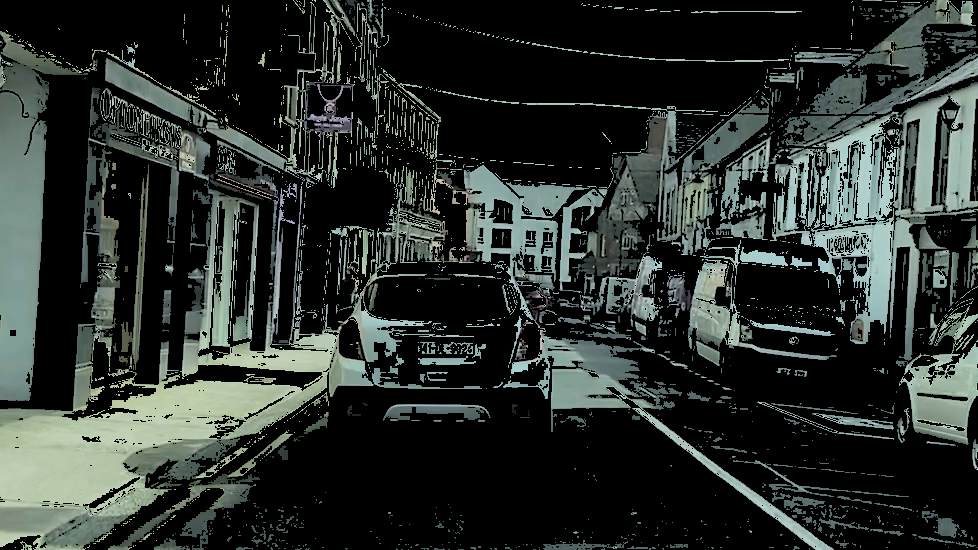
#> input picture vertopal_26fe6d73bd9e4b6389411947b39b0fe1/0cfa2eff902d547ff41f8aafc88360b16611cb83.png, 978 x 550 px, given in place of DualcarriagewayAndTown.mp4, which was not available
$ jupyter execute --allow-errors MVGCV_IndivAss.ipynb   (text cells are left out)
#> lines starting #> are read from the running program, lines starting #| are printed output that depends on the picture; after the words box and inside, x2 and y2 are one past the last pixel; in counts of white or black regions, pixels touching at a corner belong together; pictures that were not available may be replaced by others from this repository, and a replacement may not be noted
[cell 1]
from google.colab import drive
colab_path = '/content/drive/'
video_path = colab_path + 'MyDrive/MVGCV/'
drive.mount(colab_path)

[cell 2]
import matplotlib.pylab as plt
import cv2
import math
import numpy as np

[cell 3]
video = cv2.VideoCapture(video_path + 'DualcarriagewayAndTown.mp4')

# Check if video opened successfully
if (video.isOpened()== False):
    print("Error opening Video")

[cell 4]
from google.colab.patches import cv2_imshow
# ret, frame = video.read()
ret = video.set( 1, 1000)
ret, frame = video.read()
#> frame is the input picture: shape (550, 978, 3); mean B, G, R 45.9, 49.5, 43

if ret == True:
    cv2_imshow(frame)

[cell 5]
ysize,xsize = frame.shape[0:2]

# Create a trapezoidal area of interest
og_dx1 = int(0.0 * xsize)
og_dx2 = int(0.4 * xsize)

og_dy1  = int(0.5 * ysize)
og_dy2  = int(0.93 * ysize)
# calculate vertices for polygon of interest
vertices = np.array([[(og_dx1, ysize),
                      (og_dx1, og_dy2),
                      (og_dx2, og_dy1),
                      (xsize - og_dx2, og_dy1),
                      (xsize - og_dx1, og_dy2),
                      (xsize - og_dx1, ysize)
                      ]], dtype=np.int32)

# Define a blank mask
mask = np.zeros_like(frame)

# Fill in pixels inside the trapezoid
cv2.fillPoly(mask, vertices, color=(255,255,255))
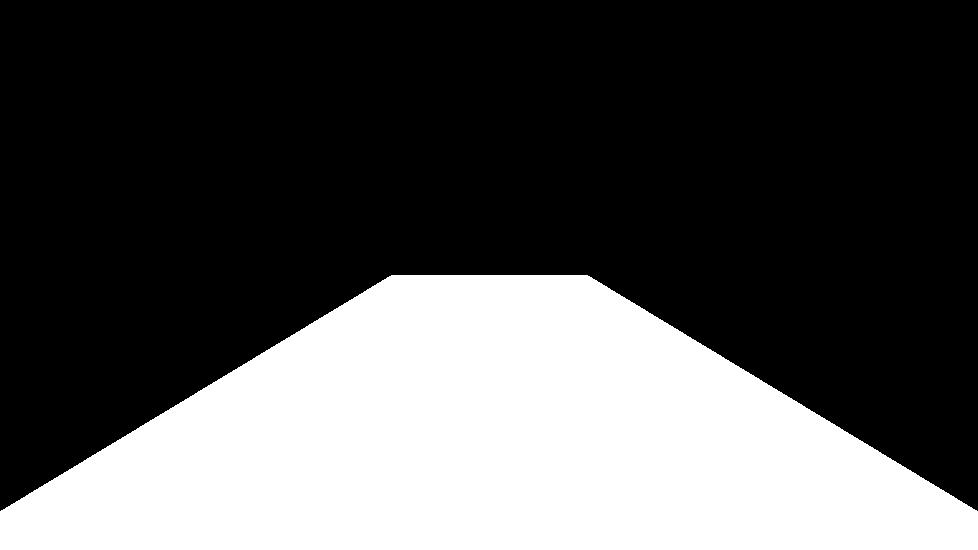
#> mask: shape (550, 978, 3); 32.8% white; 1 white region, box (x1, y1, x2, y2) and area: (0, 275, 978, 550) 176556

# Mask the trapezoidal area
trapped_image = cv2.bitwise_and(frame, mask)
cv2_imshow(trapped_image)

[cell 6]
grey = cv2.cvtColor(trapped_image,cv2.COLOR_BGR2GRAY)
# blur = cv2.GaussianBlur(gray,(1,1),1000)

sobel_x_filter = cv2.Sobel(grey, ddepth=-1, dx=1, dy=0, scale=1, borderType=cv2.BORDER_DEFAULT)
sobel_y_filter = cv2.Sobel(grey, ddepth=-1, dx=0, dy=1, scale=1, borderType=cv2.BORDER_DEFAULT)

# scharr_x_filter = cv2.Scharr(grey, ddepth=-1, dx=1, dy=0, scale=1, borderType=cv2.BORDER_DEFAULT)
# scharr_y_filter = cv2.Scharr(grey, ddepth=-1, dx=0, dy=1, scale=1, borderType=cv2.BORDER_DEFAULT)


sobel_filter = sobel_x_filter + sobel_y_filter
# scharr_filter = scharr_x_filter + scharr_y_filter
cv2_imshow(sobel_filter)
# cv2_imshow(scharr_filter)

[cell 7]
hls_frame = cv2.cvtColor(trapped_image,cv2.COLOR_BGR2HLS)
#> hls_frame: shape (550, 978, 3); mean of channels 0, 1, 2 6, 12.6, 3.1

hls_mask = cv2.inRange(hls_frame, (0,160,0), (359,255,255))
#> hls_mask: shape (550, 978); 3.6% white; 481 white regions (444 under 20 px), largest, box (x1, y1, x2, y2) and area: (8, 330, 339, 518) 12797, (633, 405, 833, 550) 1695, (350, 304, 432, 344) 672

hls_masked_image = cv2.bitwise_and(frame,frame, mask=hls_mask)
cv2_imshow(hls_masked_image)

[cell 8]
hls_grey = cv2.cvtColor(hls_masked_image,cv2.COLOR_BGR2GRAY)
combined_image = cv2.bitwise_and(sobel_filter, hls_grey)
cv2_imshow(combined_image)

[cell 9]
# Prepocess
# gray = cv2.cvtColor(combined_image,cv2.COLOR_BGR2GRAY)
blur = cv2.GaussianBlur(combined_image,(1,1),1000)
flag, thresh = cv2.threshold(blur, 0, 255, cv2.THRESH_BINARY)
#> thresh: shape (550, 978); 1.8% white in thin lines or dots, all inside (x1, y1, x2, y2) = (0, 275, 847, 550)

# Taking a matrix of size 2 as the kernel
kernel = np.ones((2,2), np.uint8)

# The first parameter is the original image,
# kernel is the matrix with which image is
# convolved and third parameter is the number
# of iterations, which will determine how much
# you want to erode/dilate a given image.
img_erosion = cv2.erode(thresh, kernel, iterations=1)
#> img_erosion: shape (550, 978); 0.39% white in thin lines or dots, all inside (x1, y1, x2, y2) = (0, 276, 829, 550)
img_dilation = cv2.dilate(img_erosion, kernel, iterations=1)
#> img_dilation: shape (550, 978); 0.88% white in thin lines or dots, all inside (x1, y1, x2, y2) = (0, 276, 830, 550)
img_erosion1 = cv2.erode(img_dilation, kernel, iterations=1)
#> img_erosion1: shape (550, 978); 0.39% white in thin lines or dots, all inside (x1, y1, x2, y2) = (0, 277, 830, 550)
img_dilation2 = cv2.dilate(img_erosion1, kernel, iterations=1)
#> img_dilation2: shape (550, 978); 0.88% white in thin lines or dots, all inside (x1, y1, x2, y2) = (0, 277, 831, 550)
# [6 lines of commented-out code are left out]
cv2_imshow(img_dilation2)

[cell 10]
test_im =  trapped_image.copy()
# Plot Polyline filter in blue
#> (the rest of this cell did not finish here and is left out)

[cell 11]
# Create a smaller trapezoidal area of interest
dx1 = int(0.00 * xsize)
dx2 = int(0.41 * xsize)
dy  = int(0.51 * ysize)

step_factor = 0.5
step_offset = ((og_dx2 - dx2)**2 + (og_dy1-dy)**2)**0.5

og_dy2  = int(0.93 * ysize)

# calculate vertices for augmented trapezoid
shrunk_vertices = np.array([[(dx1,                                        ysize),
                             (dx1,                                        og_dy2),
                             (og_dx2*step_factor,                         (ysize-og_dy1)/2+og_dy1),
                            #  (og_dx2*step_factor + step_offset,           (ysize-og_dy)/2+og_dy),
                             (dx2,                                        dy),
                             (xsize - dx2,                                dy),
                            #  (xsize - og_dx2*step_factor - step_offset,   (ysize-og_dy)/2+og_dy),
                             (xsize - og_dx2*step_factor,                 (ysize-og_dy1)/2+og_dy1),
                             (xsize - dx1,                                og_dy2),
                             (xsize - dx1,                                ysize)
                             ]], dtype=np.int32)


# Find Edges and Apply Hough Transform for lines
edges = cv2.Canny(img_dilation2,0,255,apertureSize = 3)
lines = cv2.HoughLinesP(edges,1,np.pi/180,50,minLineLength=20,maxLineGap=50)
#> lines = 14 rows, first 6: [640, 410, 830, 548], [656, 426, 821, 546], [17, 504, 361, 313], [640, 413, 826, 548], [215, 432, 343, 367], [658, 429, 817, 549]

img = trapped_image.copy()
final_lines = []

# Plot all lines in red
for line in lines:
    x1,y1,x2,y2 = line[0]
    cv2.line(img,(x1,y1),(x2,y2),(0,0,255),5)
#> this loop made 14 passes
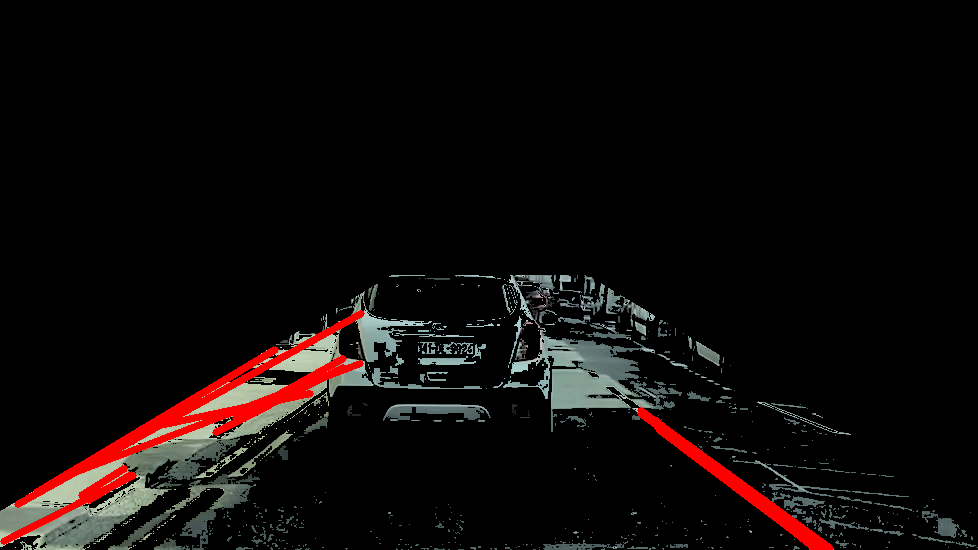
#> img: shape (550, 978, 3); mean B, G, R 9.2, 10, 14.6

# Plot filtered lines in green
for line in lines:
    x1,y1,x2,y2 = line[0]
    if (0 <= cv2.pointPolygonTest(shrunk_vertices, (float(x1),float(y1)), True)) and (0 <= cv2.pointPolygonTest(shrunk_vertices, (float(x2),float(y2)), True)):
      cv2.line(img,(x1,y1),(x2,y2),(0,255,0),5)
      final_lines.append(line)
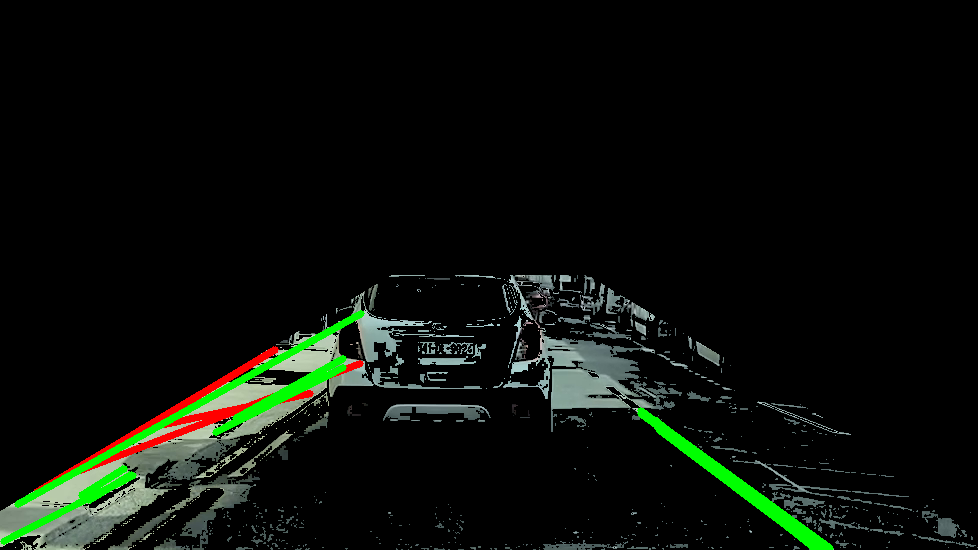
#> img: shape (550, 978, 3); 1.71% of pixels changed, all inside (x1, y1, x2, y2) = (0, 310, 834, 550)
#> after the loop, final_lines = [[[640, 410, 830, 548]], [[656, 426, 821, 546]], [[17, 504, 361, 313]], [[640, 413, 826, 548]], [[215, 432, 343, 367]], [[658, 429, 817, 549]], [[235, 418, 343, 358]], [[81, 495, 124, 468]], [[88, 500, 131, 474]], [[3, 541, 133, 475]], [[654, 419, 814, 548]]]

# Plot Polyline filter in blue
cv2.polylines(img,shrunk_vertices,True,(255,0,0),2)
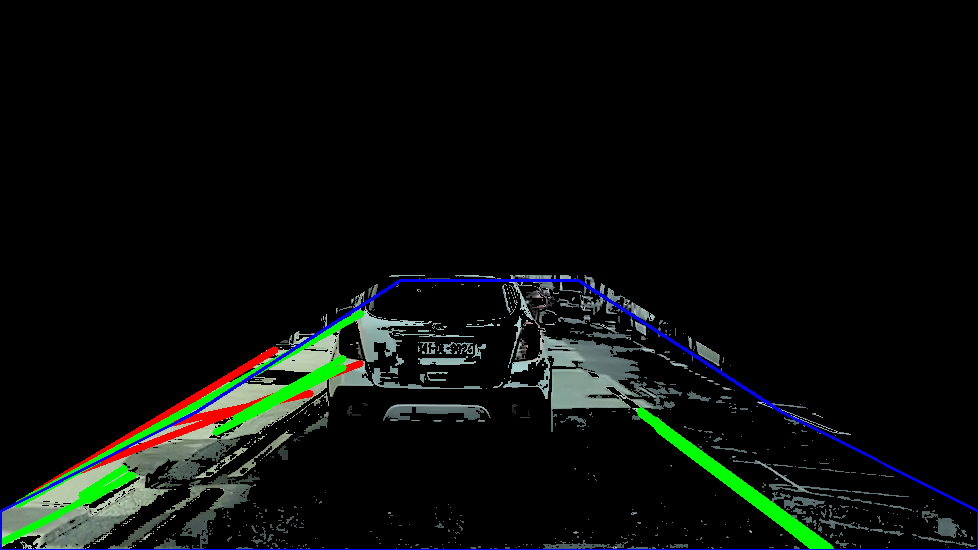
#> img: shape (550, 978, 3); 0.82% of pixels changed, all inside (x1, y1, x2, y2) = (0, 279, 978, 550)

cv2_imshow(img)

[cell 12]
CACHE_LEFT_SLOPE = 0
CACHE_RIGHT_SLOPE = 0
CACHE_LEFT = [0, 0, 0]
CACHE_RIGHT = [0, 0, 0]

drawn_img = np.zeros_like(frame)

#> (the rest of this cell did not finish here and is left out)

[cell 13]
# [115 lines left out: function draw_lines, not called in this run]

[cell 14]
video.release()
# Closes all the frames
cv2.destroyAllWindows()

#> (a cell that did not finish here is left out)

[cell 16]
ysize,xsize = frame.shape[0:2]

# Create a trapezoidal area of interest
dx1 = int(0.0 * xsize)
dx2 = int(0.4 * xsize)
dy = int(0.4 * ysize)
# calculate vertices for trapezoid
vertices = np.array([[(dx1, ysize), (dx2, dy), (xsize - dx2, dy), (xsize - dx1, ysize)]], dtype=np.int32)

# Converting image to grayscale
grey = cv2.cvtColor(frame, cv2.COLOR_BGR2GRAY)

# Applying a gaussian blur mask on the gray image
blur = cv2.GaussianBlur(grey, (5, 5), 0)

# detecting edges in the image
edges = cv2.Canny(blur, 25, 100)
#> edges: shape (550, 978); 13% white in thin lines or dots

# Defining the region  of interest
mask = np.zeros_like(edges)
cv2.fillPoly(mask, vertices, 255)
#> mask: shape (550, 978); 36% white; 1 white region, box (x1, y1, x2, y2) and area: (1, 220, 978, 550) 193771
masked = cv2.bitwise_and(edges, mask)
#> masked: shape (550, 978); 4.3% white in thin lines or dots, all inside (x1, y1, x2, y2) = (7, 220, 978, 550)

mask = np.zeros_like(frame).astype(np.uint8)
cv2.fillPoly(mask, [vertices], (255,255,255))
img_r_2= cv2.bitwise_and(mask,frame)

new_img=cv2.bitwise_and(img_r_2,img_r_2,mask=masked)
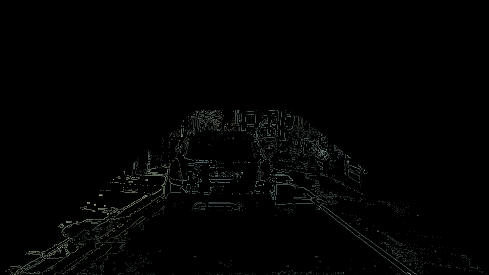
#> new_img: shape (550, 978, 3) (shown at 1/2 size); mean of channels 0, 1, 2 2.5, 2.7, 2.3; drawn as B, G, R
new_img=cv2.cvtColor(new_img, cv2.COLOR_BGR2GRAY)
#> new_img: shape (550, 978)

# Performing Hough transform to detect lanes
lines = cv2.HoughLinesP(new_img, 1, np.pi/180, 40, np.array([]), minLineLength=200, maxLineGap=50)
#> lines = 75 rows, first 6: [31, 549, 411, 321], [523, 324, 833, 549], [520, 325, 777, 519], [36, 532, 413, 323], [25, 548, 347, 411], [263, 407, 671, 407]
hough_image = np.zeros((*new_img.shape, 3), dtype=np.uint8)

# [4 lines of commented-out code are left out]

[cell 17]
# Source points for homography.
bird_eye_coords_= np.float32([[410,335], [535, 334], [780, 479], [150, 496]])
# bird_eye_coords_=np.float32([[422,321],[540,330],[790,485],[80,500]])
# Destination points for homography
world_coords_ = np.float32([[50, 0], [250, 0], [250, 500], [0, 500]])

h_, mask = cv2.findHomography( bird_eye_coords_,world_coords_,cv2.RANSAC,5.0)
#> h_ = [[-0.283, -0.402, 241.7], [-0.0187, -2.33, 789.6], [-6.09e-06, -0.00351, 1]]; mask = [1, 1, 1, 1]

warped = cv2.warpPerspective(masked,h_,(300,600),flags=cv2.INTER_LINEAR)
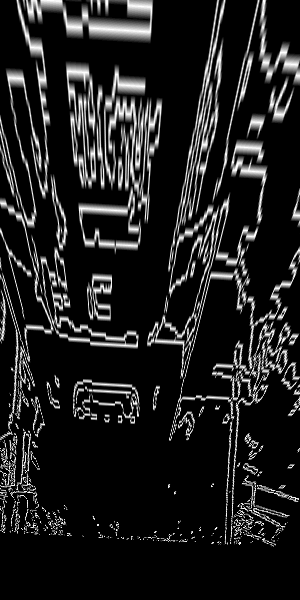
#> warped: shape (600, 300); min 0, max 255, mean 31.6

[cell 18]
# gray = cv2.cvtColor(img_erosion3,cv2.COLOR_BGR2GRAY)
# blur = cv2.GaussianBlur(gray,(1,1),1000)
# flag, thresh = cv2.threshold(blur, 80, 255, cv2.THRESH_BINARY)
edges = cv2.Canny(img_dilation2,0,255,apertureSize = 7)
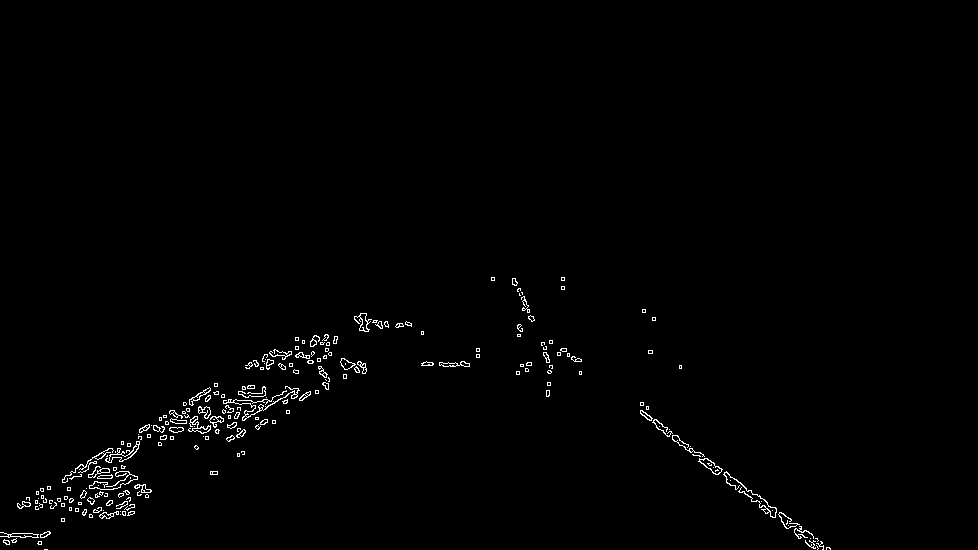
#> edges: shape (550, 978); 0.97% white in thin lines or dots, all inside (x1, y1, x2, y2) = (0, 277, 831, 550)
lines = cv2.HoughLinesP(edges,1,np.pi/180,100,minLineLength=10,maxLineGap=15)
#> lines = [[640, 410, 830, 548], [77, 467, 138, 447], [640, 413, 814, 548], [139, 430, 217, 383]]
#> (the rest of this cell did not finish here and is left out)

[cell 19]
hsv_frame = cv2.cvtColor(frame,cv2.COLOR_BGR2HSV)
#> hsv_frame: shape (550, 978, 3); mean H, S, V 24, 12.7, 49.6

# Mask the grey of the tarmac
hsv_frame = cv2.GaussianBlur(hsv_frame,(1,1),1000)
mask = cv2.inRange(hsv_frame, (0,10,30), (179,50,210))
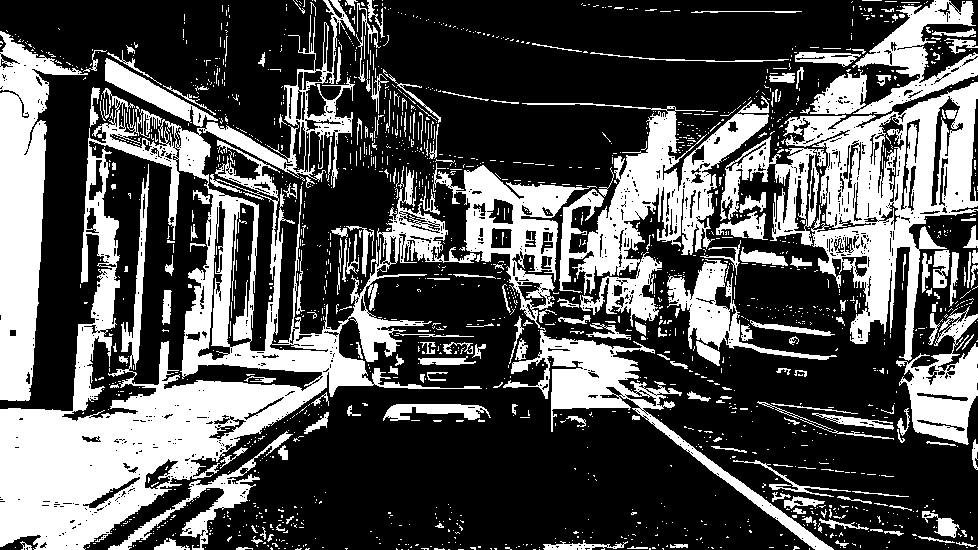
#> mask: shape (550, 978); 33% white; 1765 white regions (1551 under 20 px)

target = cv2.bitwise_and(frame,frame, mask=mask)
cv2_imshow(target)

[cell 20]
# Prepocess
# gray = cv2.cvtColor(target,cv2.COLOR_BGR2GRAY)
# blur = cv2.GaussianBlur(gray,(1,1),1000)
# flag, thresh = cv2.threshold(blur, 80, 255, cv2.THRESH_BINARY)
# Find contours
contours, hierarchy = cv2.findContours(combined_image,cv2.RETR_TREE,cv2.CHAIN_APPROX_SIMPLE)
#> contours = 1148 contours, 1108 with area under 20; largest, box (x1, y1, x2, y2) and area: (121, 383, 302, 439) 2121, (8, 438, 146, 507) 1413, (633, 405, 832, 550) 1404, (240, 333, 339, 369) 372, (204, 400, 238, 421) 246
contours = sorted(contours, key=cv2.contourArea,reverse=True)
# Select long perimeters only
perimeters = [cv2.arcLength(contours[i],True) for i in range(len(contours))]
#> perimeters = 1148 values, max 1132.8 at index 0, min 0 at index 562, mean 11.73
listindex=[i for i in range(15) if perimeters[i]>perimeters[0]/2]
#> listindex = [0, 1, 2, 3]
numcards=len(listindex)
#> numcards = 4
# Show image
imgcont = target.copy()
[cv2.drawContours(imgcont, [contours[i]], 0, (0,255,0), 5) for i in listindex]
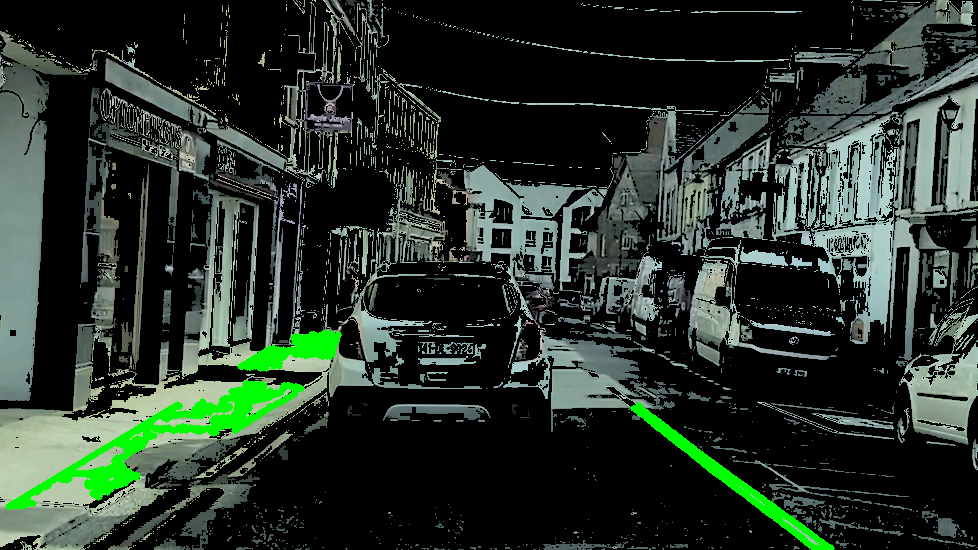
#> imgcont: shape (550, 978, 3); 2.27% of pixels changed, all inside (x1, y1, x2, y2) = (5, 330, 835, 550)
cv2_imshow(imgcont)

[cell 21]
height, width, depth = frame.shape

color = ('b','g','r')
for channel,col in enumerate(color):
    histr = cv2.calcHist([frame],[channel],None,[256],[0,256])
    plt.plot(histr,color = col)
    plt.xlim([0,256])
plt.title('Histogram for color scale picture')
plt.show()
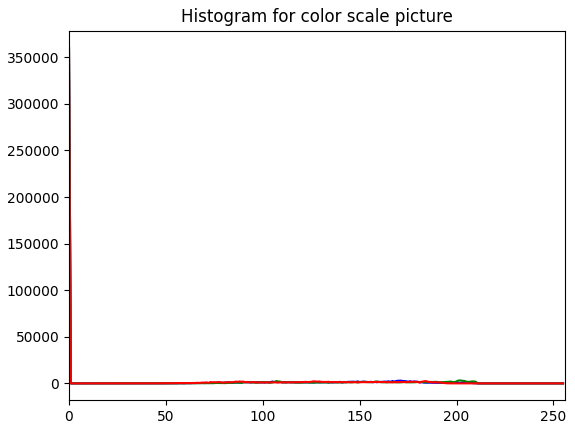
#> figure drawn by matplotlib, 1 panel; curve peaks at x = 0, y = 360538; curve peaks at x = 0, y = 360538; curve peaks at x = 0, y = 360538
